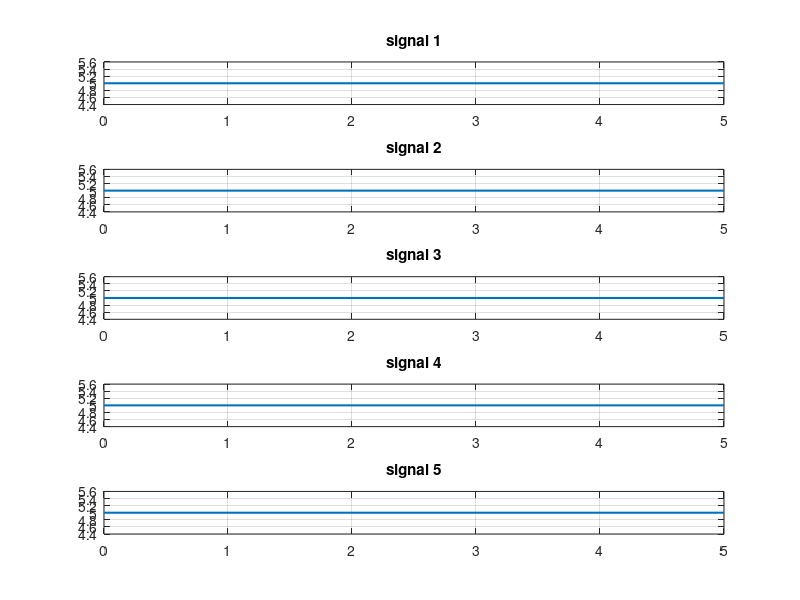
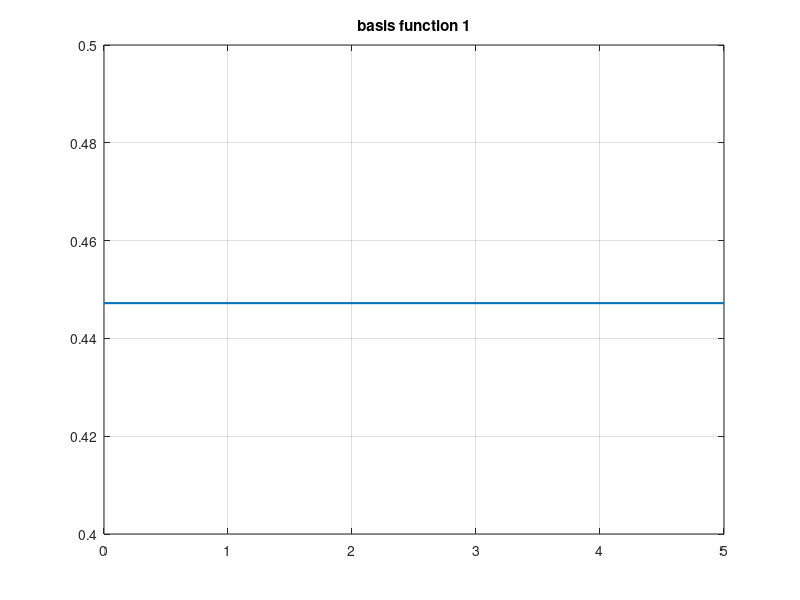

These figures' MATLAB source, in order: (Note: this script raises an error after producing the figures.)
M = input('enter the number of signals: ');
Length = input('enter the length of the largest signal: ');
fprintf('Enter the signals as in arow\n'); 
Result = zeros(M, Length);
t = 0:Length-1; 
for i = 1: M
    Result(i,:)=input("");
end
%%% Gram–Schmidt method %%% 
S = Result';   
[length, M] = size(S);  
Q = zeros(length, M);
NumOfN=0;
for i = 1:M
    g = S(:,i);
    for j = 1:NumOfN
       Sij = sum(Q(:,j) .* g); %% s21 , s31 ,s32..
        g = g - (Sij * Q(:,j)); %%g2,g3.. 
    end
    energy_g = sum(g.^2);
    if energy_g > 1e-10   % <-- guard against zero vectors 
        NumOfN = NumOfN + 1; 
        Q(:, NumOfN) = g / sqrt(energy_g);
    end
end
N = Q(:, 1:NumOfN)';   
display(N);

%%% Plot the M input signals %%%
Coords = zeros(M, NumOfN);
for i = 1:M
    for j = 1:NumOfN
        Coords(i,j) = sum(Result(i,:)' .* Q(:,j)); 
    end
end
t_pulse = [0:Length-1; 1:Length];
t_pulse = t_pulse(:);

figure;
for i = 1: M
    subplot(M,1,i);
    s_plot = [Result(i,:); Result(i,:)];
    s_plot = s_plot(:);
    plot(t_pulse, s_plot, 'LineWidth', 1.5); 
    title(['signal ', num2str(i)]);
    grid on;
    xlim([0 Length]); 
end 

%%% plot the N basis functions %%%
figure;
for i = 1: NumOfN
    subplot(NumOfN,1,i);
    n_plot = [N(i,:); N(i,:)];
    n_plot = n_plot(:);
    plot(t_pulse, n_plot, 'LineWidth', 1.5); 
    title(['basis function ', num2str(i)]);
    grid on;
    xlim([0 Length]);
end 

%%% Plot the constellation diagram of the signals %%%
%In Case of 2D plot
if NumOfN <= 2
 figure;
 plot(Coords(:,1), Coords(:,2), 'X', 'MarkerSize', 10, 'LineWidth', 2);
 grid on;
 xlabel('\phi_1');
 ylabel('\phi_2');
 title('Constellation Diagram (2D)');
%In Case of 3D plot
else
 figure;
 plot3(Coords(:,1), Coords(:,2), Coords(:,3), 'X', 'MarkerSize', 10, 'LineWidth', 2);
 grid on;
 hold on;
 xlabel('\phi_1');
 ylabel('\phi_2');
 zlabel('\phi_3');
 title('3D Constellation Diagram');
 view(3);
 hold off;
end 
%%% Calculate the energy of each symbols using the constellation diagram %%%
E = sum(Coords.^2, 2);
fprintf('\nEnergy of signal:\n');
for i = 1:M
    fprintf('Signal %d energy = %.2f\n', i, E(i));
end
